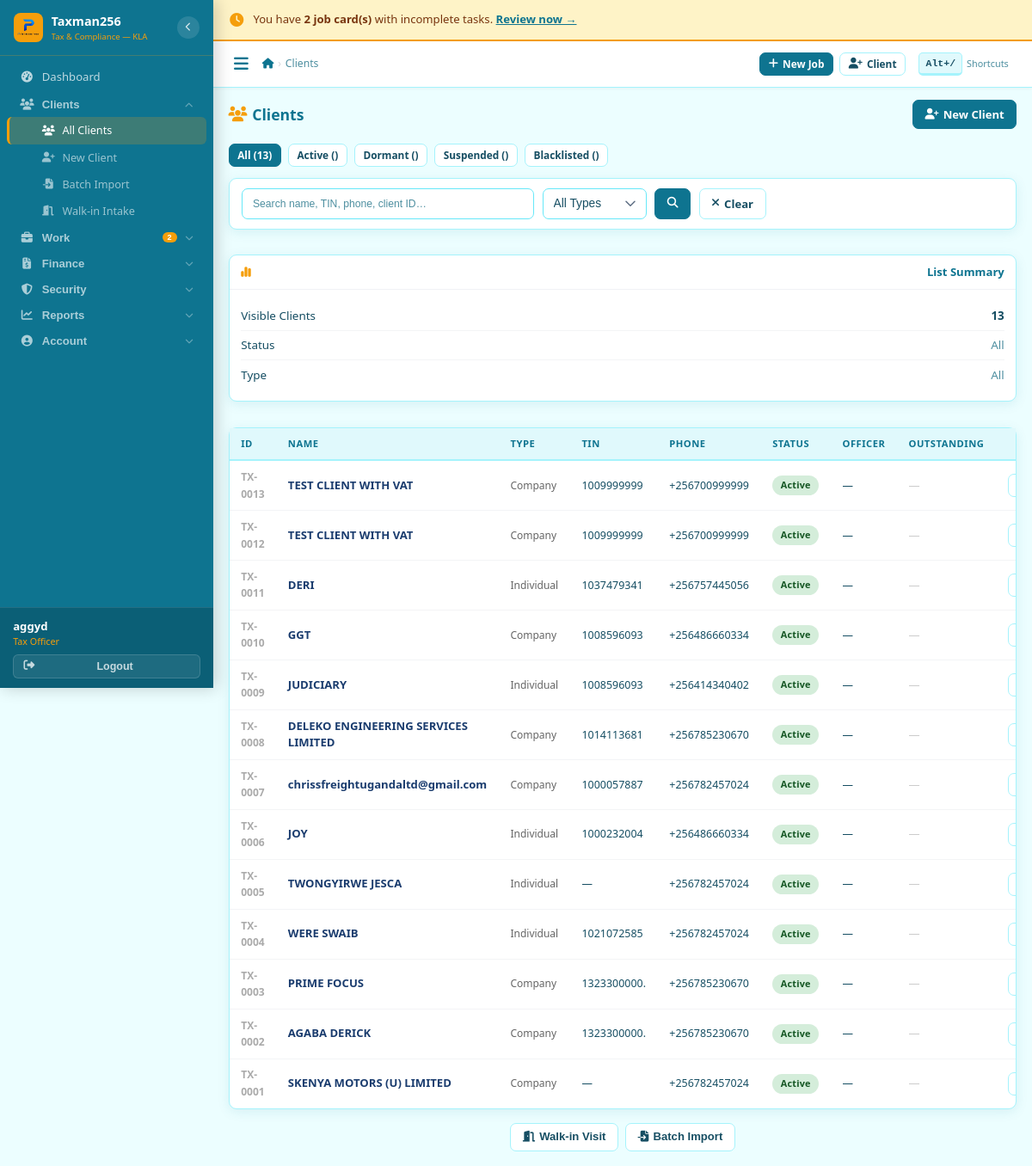
/clients/ (signed in), run on the app's committed database.
### core/models.py (models this page shows, shortened)
class User(AbstractUser):
    ROLE_CHOICES = [
        ('receptionist', 'Receptionist'),
        ('tax_officer',  'Tax Officer'),
        ('senior_officer','Senior Officer'),
        ('manager',      'Manager'),
        ('admin',        'Admin'),
    ]
    THEME_CHOICES = [
        ('ocean',    'Ocean Teal'),
    ]
    role              = models.CharField(max_length=20, choices=ROLE_CHOICES, default='tax_officer')
    phone_whatsapp    = models.CharField(max_length=20, blank=True,
                                         help_text='WhatsApp number used for sending reminders (e.g. +256785230670)')
    email_notify      = models.EmailField(blank=True,
                                          help_text='Email used for sending communications (e.g. taxissues.go@gmail.com)')
    is_active_staff   = models.BooleanField(default=True)
    date_joined_firm  = models.DateField(null=True, blank=True)
    receive_debt_alerts = models.BooleanField(default=True,
                                               help_text='Receive Saturday/Monday debt reports')
    receive_task_reminders = models.BooleanField(default=True,
                                                  help_text='Receive reminders for incomplete tasks')
    ui_theme          = models.CharField(max_length=20, choices=THEME_CHOICES, default='ocean')

### clients/models.py (models this page shows, shortened)
class Client(models.Model):
    CLIENT_TYPE = [('individual','Individual'),('company','Company'),('ngo','NGO'),('partnership','Partnership')]
    STATUS = [('active','Active'),('dormant','Dormant'),('suspended','Suspended'),('blacklisted','Blacklisted')]
    client_id = models.CharField(max_length=20, unique=True, editable=False)
    client_type = models.CharField(max_length=20, choices=CLIENT_TYPE, default='individual')
    full_name = models.CharField(max_length=200)
    trading_name = models.CharField(max_length=200, blank=True)
    tin = models.CharField(max_length=50, blank=True, unique=False, verbose_name='TIN')
    phone_primary = models.CharField(max_length=20)
    phone_whatsapp = models.CharField(max_length=20, blank=True)
    email = models.EmailField(blank=True)
    physical_address = models.CharField(max_length=300, blank=True)
    district = models.CharField(max_length=100, default='Kampala')
    date_registered = models.DateField(auto_now_add=True)
    referred_by = models.ForeignKey('self', null=True, blank=True, on_delete=models.SET_NULL, related_name='referrals')
    assigned_officer = models.ForeignKey(User, on_delete=models.SET_NULL, null=True, related_name='assigned_clients')
    status = models.CharField(max_length=20, choices=STATUS, default='active')
    notes = models.TextField(blank=True)
    total_outstanding = models.DecimalField(max_digits=15, decimal_places=2, default=0)
    last_transaction_date = models.DateField(null=True, blank=True)
    created_by = models.ForeignKey(User, on_delete=models.SET_NULL, null=True, related_name='created_clients')
    created_at = models.DateTimeField(auto_now_add=True)
    updated_at = models.DateTimeField(auto_now=True)
    class Meta:
        ordering = ['-created_at']
    def get_display_name(self):
        return self.full_name

### clients/views.py (the view)
# urls.py: path('',            views.client_list,        name='list'),
@login_required
def client_list(request):
    clients = Client.objects.select_related('assigned_officer').all()
    q = request.GET.get('q','')
    status = request.GET.get('status','')
    ctype = request.GET.get('type','')
    if q:
        clients = clients.filter(
            Q(full_name__icontains=q)|
            Q(tin__icontains=q)|Q(phone_primary__icontains=q)|Q(client_id__icontains=q)
        )
    if status:
        clients = clients.filter(status=status)
    if ctype:
        clients = clients.filter(client_type=ctype)
    if request.headers.get("HX-Request"):
        return render(request, 'clients/partials/client_rows.html', {'clients': clients})
    total_outstanding = clients.aggregate(s=Sum('total_outstanding'))['s'] or 0
    return render(request, 'clients/client_list.html', {
        'clients': clients, 'q': q, 'status': status, 'ctype': ctype,
        'status_choices': Client.STATUS, 'type_choices': Client.CLIENT_TYPE,
        'total_outstanding': total_outstanding,
        'counts': {s: Client.objects.filter(status=s).count() for s,_ in Client.STATUS},
    })

### templates/clients/client_list.html (shortened to what this page needs)
{% extends 'base.html' %}
{% block nav_clients %}active{% endblock %}
{% block breadcrumbs %}<li class="active">Clients</li>{% endblock %}
{% block content %}
<div class="page-header">
  <h4 class="page-title"><i class="fas fa-users"></i>Clients</h4>
  <a href="{% url 'clients:create' %}" class="btn btn-primary"><i class="fas fa-user-plus"></i>New Client</a>
</div>
<div class="d-flex gap-2 flex-wrap" style="margin-bottom:.8rem">
  <a href="{% url 'clients:list' %}" class="btn btn-sm {% if not status %}btn-primary{% else %}btn-outline{% endif %}">All ({{ clients.count }})</a>
  {% for val,label in status_choices %}
  <a href="?status={{ val }}" class="btn btn-sm {% if status == val %}btn-primary{% else %}btn-outline{% endif %}">{{ label }} ({{ counts|dictsort:val }})</a>
  {% endfor %}
</div>
<div class="layout-main-sidebar" style="margin-bottom:.9rem">
  <div class="card-box card-compact">
    <div class="card-body" style="padding:.7rem .9rem">
      <form method="get" style="display:flex;gap:.6rem;flex-wrap:wrap">
        <input type="text" name="q" value="{{ q }}" class="form-control"
          style="max-width:340px" placeholder="Search name, TIN, phone, client ID…"
          hx-get="{% url 'clients:list' %}" hx-trigger="keyup changed delay:300ms"
          hx-target="#client-tbody" hx-include="[name=status]">
        <select name="type" class="form-select" style="width:auto" onchange="this.form.submit()">
          <option value="">All Types</option>
        </select>
        <button class="btn btn-primary"><i class="fas fa-search"></i></button>
        <a href="{% url 'clients:list' %}" class="btn btn-outline"><i class="fas fa-times"></i> Clear</a>
      </form>
    </div>
  </div>
  <div class="card-box card-compact">
    <div class="card-head"><i class="fas fa-chart-simple"></i>List Summary</div>
    <div class="card-body">
      <div class="stat-row"><span>Visible Clients</span><span class="fw-7">{{ clients|length }}</span></div>
      <div class="stat-row"><span>Status</span><span class="text-muted">{{ status|default:"All" }}</span></div>
      <div class="stat-row"><span>Type</span><span class="text-muted">{{ ctype|default:"All" }}</span></div>
    </div>
  </div>
</div>
<div class="card-box card-compact">
  <div class="tbl-wrap">
    <table class="tbl">
      <thead>
        <tr><th>ID</th><th>Name</th><th>Type</th><th>TIN</th><th>Phone</th><th>Status</th><th>Officer</th><th>Outstanding</th><th></th></tr>
      </thead>
      <tbody id="client-tbody">
        {% include 'clients/partials/client_rows.html' %}
      </tbody>
    </table>
  </div>
</div>
<div class="mt-3" style="display:flex;gap:.5rem;justify-content:center;flex-wrap:wrap">
  <button type="button" class="btn btn-outline" id="openWalkinBtn">
    <i class="fas fa-door-open"></i> Walk-in Visit
  </button>
  <button type="button" class="btn btn-outline" id="openBatchImportBtn">
    <i class="fas fa-file-import"></i> Batch Import
  </button>
</div>
{% endblock %}

### templates/base.html (shortened to what this page needs)
{% load static %}<!DOCTYPE html>
<html lang="en">
<head>
<link rel="stylesheet" href="https://cdnjs.cloudflare.com/ajax/libs/font-awesome/6.5.0/css/all.min.css">
<link rel="stylesheet" href="https://cdnjs.cloudflare.com/ajax/libs/select2/4.1.0-rc.0/css/select2.min.css">
<link rel="stylesheet" href="https://cdn.jsdelivr.net/npm/select2-bootstrap-5-theme@1.3.0/dist/select2-bootstrap-5-theme.min.css">
<link rel="stylesheet" href="https://cdnjs.cloudflare.com/ajax/libs/flatpickr/4.6.13/flatpickr.min.css">
<link rel="stylesheet" href="{% static 'css/app.css' %}?v=5">
</head>
<body data-theme="ocean">
{% if user.is_authenticated %}
<nav class="sidebar" id="sidebar">
  <div class="sb-brand">
    <div class="sb-icon"><img src="{% static 'icons/primeserver.png' %}" alt="Logo" style="width:100%;height:100%;object-fit:contain"></div>
    <div class="sb-brand-text">
      <div class="sb-brand-name">Taxman256</div>
      <div class="sb-brand-sub">Tax &amp; Compliance — KLA</div>
    </div>
    <button type="button" class="sb-toggle" id="sidebarToggle" title="Toggle sidebar">
      <i class="fas fa-chevron-left" id="sidebarToggleIcon"></i>
    </button>
  </div>
  <div class="sb-scroll">
    <a href="{% url 'dashboard:index' %}" class="sb-link {% block nav_dash %}{% endblock %}" title="Dashboard">
      <i class="fas fa-tachometer-alt"></i>
      <span class="sb-lbl">Dashboard</span>
    </a>
    <div class="sb-group" id="grp-clients">
      <button type="button" class="sb-group-hd" data-grp="grp-clients" data-href="{% url 'clients:list' %}" title="Clients">
        <i class="fas fa-users"></i>
        <span class="sb-lbl">Clients</span>
        <i class="fas fa-chevron-down sb-arrow"></i>
      </button>
      <div class="sb-sub" id="sub-clients">
        <a href="{% url 'clients:list' %}"   class="sb-link {% block nav_clients %}{% endblock %}" title="All Clients"><i class="fas fa-users"></i><span class="sb-lbl">All Clients</span></a>
        <a href="{% url 'clients:create' %}" class="sb-link {% block nav_cnew %}{% endblock %}"   title="New Client"><i class="fas fa-user-plus"></i><span class="sb-lbl">New Client</span></a>
        <a href="{% url 'clients:import' %}" class="sb-link {% block nav_import %}{% endblock %}" title="Batch Import"><i class="fas fa-file-import"></i><span class="sb-lbl">Batch Import</span></a>
        <a href="{% url 'clients:walkin' %}" class="sb-link" title="Walk-in Intake"><i class="fas fa-door-open"></i><span class="sb-lbl">Walk-in Intake</span></a>
      </div>
    </div>
    <div class="sb-group" id="grp-work">
      <button type="button" class="sb-group-hd" data-grp="grp-work" data-href="{% url 'services:list' %}" title="Work">
        <i class="fas fa-briefcase"></i>
        <span class="sb-lbl">Work</span>
        {% if pending_jobs_count %}<span class="sb-badge">{{ pending_jobs_count }}</span>{% endif %}
        <i class="fas fa-chevron-down sb-arrow"></i>
      </button>
    </div>
    <div class="sb-group" id="grp-finance">
      <button type="button" class="sb-group-hd" data-grp="grp-finance" data-href="{% url 'billing:list' %}" title="Finance">
        <i class="fas fa-file-invoice-dollar"></i>
        <span class="sb-lbl">Finance</span>
        <i class="fas fa-chevron-down sb-arrow"></i>
      </button>
    </div>
    <div class="sb-group" id="grp-security">
      <button type="button" class="sb-group-hd" data-grp="grp-security" data-href="{% url 'credentials:list' %}" title="Security">
        <i class="fas fa-shield-alt"></i>
        <span class="sb-lbl">Security</span>
        <i class="fas fa-chevron-down sb-arrow"></i>
      </button>
    </div>
    <div class="sb-group" id="grp-reports">
      <button type="button" class="sb-group-hd" data-grp="grp-reports" data-href="{% url 'documents:price_list' %}" title="Reports">
        <i class="fas fa-chart-line"></i>
        <span class="sb-lbl">Reports</span>
        <i class="fas fa-chevron-down sb-arrow"></i>
      </button>
    </div>
    <div class="sb-group" id="grp-account">
      <button type="button" class="sb-group-hd" data-grp="grp-account" data-href="{% url 'core:settings' %}" title="Account">
        <i class="fas fa-user-circle"></i>
        <span class="sb-lbl">Account</span>
        <i class="fas fa-chevron-down sb-arrow"></i>
      </button>
    </div>
  </div>
  <div class="sb-footer">
    <div class="sb-user-info">
      <div class="sb-uname">{{ user.get_full_name|default:user.username }}</div>
      <div class="sb-urole">{{ user.get_role_display }}{% if user.phone_whatsapp %} · {{ user.phone_whatsapp }}{% endif %}</div>
    </div>
    <form method="post" action="{% url 'logout' %}" style="margin:0">{% csrf_token %}
      <button type="submit" class="sb-logout-btn">
        <i class="fas fa-sign-out-alt"></i><span class="sb-lbl"> Logout</span>
      </button>
    </form>
  </div>
</nav>
<div class="main">
  {% if pending_task_count > 0 %}
  <div class="reminder-bar no-print">
    <i class="fas fa-clock"></i>
    <span>You have <strong>{{ pending_task_count }} job card(s)</strong> with incomplete tasks. <a href="{% url 'services:list' %}?status=in_progress" style="color:var(--blue);font-weight:700;text-decoration:underline;white-space:nowrap">Review now →</a></span>
  </div>
  {% endif %}
  <div class="topbar">
    <div class="topbar-l">
      <button class="hamburger" id="hamburger" aria-label="Menu"><i class="fas fa-bars"></i></button>
      <nav aria-label="breadcrumb"><ol class="bc">
        <li><a href="{% url 'dashboard:index' %}"><i class="fas fa-home"></i></a></li>
        {% block breadcrumbs %}{% endblock %}
      </ol></nav>
    </div>
    <div class="topbar-r">
      <a href="{% url 'services:create' %}" class="btn btn-primary btn-sm"><i class="fas fa-plus"></i> New Job</a>
      <a href="{% url 'clients:create' %}"  class="btn btn-outline btn-sm d-xs-none"><i class="fas fa-user-plus"></i> Client</a>
      <span class="kb-hint d-xs-none" onclick="window.txShowShortcuts&&window.txShowShortcuts()" title="Keyboard shortcuts">
        <kbd>Alt+/</kbd> Shortcuts
      </span>
    </div>
  </div>
  <div class="page-body">{% block content %}{% endblock %}</div>
</div>
{% else %}{% block auth_content %}{% endblock %}{% endif %}
</body>
</html>

### templates/clients/partials/client_rows.html
{% for c in clients %}
<tr>
  <td><span style="font-size:.75rem;color:#aaa;font-weight:700">{{ c.client_id }}</span></td>
  <td><a href="{% url 'clients:detail' c.pk %}" style="font-weight:700;color:#1A3C6E">{{ c.get_display_name }}</a></td>
  <td><span style="font-size:.75rem;color:#666">{{ c.get_client_type_display }}</span></td>
  <td><span style="font-size:.78rem">{{ c.tin|default:"—" }}</span></td>
  <td><span style="font-size:.78rem">{{ c.phone_primary }}</span></td>
  <td><span class="badge badge-{{ c.status }}">{{ c.get_status_display }}</span></td>
  <td><span style="font-size:.78rem">{{ c.assigned_officer.get_full_name|default:"—" }}</span></td>
  <td>{% if c.total_outstanding > 0 %}<span class="ugx ugx-red" style="font-size:.82rem">UGX {{ c.total_outstanding|floatformat:0|intcomma }}</span>{% else %}<span style="color:#ccc">—</span>{% endif %}</td>
  <td><a href="{% url 'clients:detail' c.pk %}" class="btn btn-outline btn-sm">View</a></td>
</tr>
{% empty %}
<tr><td colspan="9" style="text-align:center;padding:2rem;color:#aaa">No clients match your search</td></tr>
{% endfor %}

### data on the page
User: get_full_name "aggyd", role "Tax Officer"
Client: client_id "TX-0013", get_display_name "TEST CLIENT WITH VAT", client_type "Company", tin "1009999999", phone_primary "+256700999999", status "Active", assigned_officer.get_full_name "—"
Client: client_id "TX-0012", get_display_name "TEST CLIENT WITH VAT", client_type "Company", tin "1009999999", phone_primary "+256700999999", status "Active", assigned_officer.get_full_name "—"
Client: client_id "TX-0011", get_display_name "DERI", client_type "Individual", tin "1037479341", phone_primary "+256757445056", status "Active", assigned_officer.get_full_name "—"
Client: client_id "TX-0010", get_display_name "GGT", client_type "Company", tin "1008596093", phone_primary "+256486660334", status "Active", assigned_officer.get_full_name "—"
Client: client_id "TX-0009", get_display_name "JUDICIARY", client_type "Individual", tin "1008596093", phone_primary "+256414340402", status "Active", assigned_officer.get_full_name "—"
Client: client_id "TX-0008", get_display_name "DELEKO ENGINEERING SERVICES LIMITED", client_type "Company", tin "1014113681", phone_primary "+256785230670", status "Active", assigned_officer.get_full_name "—"
Client: client_id "TX-0007", get_display_name "chrissfreightugandaltd@gmail.com", client_type "Company", tin "1000057887", phone_primary "+256782457024", status "Active", assigned_officer.get_full_name "—"
Client: client_id "TX-0006", get_display_name "JOY", client_type "Individual", tin "1000232004", phone_primary "+256486660334", status "Active", assigned_officer.get_full_name "—"
Client: client_id "TX-0005", get_display_name "TWONGYIRWE JESCA", client_type "Individual", tin "—", phone_primary "+256782457024", status "Active", assigned_officer.get_full_name "—"
Client: client_id "TX-0004", get_display_name "WERE SWAIB", client_type "Individual", tin "1021072585", phone_primary "+256782457024", status "Active", assigned_officer.get_full_name "—"
Client: client_id "TX-0003", get_display_name "PRIME FOCUS", client_type "Company", tin "1323300000.", phone_primary "+256785230670", status "Active", assigned_officer.get_full_name "—"
Client: client_id "TX-0002", get_display_name "AGABA DERICK", client_type "Company", tin "1323300000.", phone_primary "+256785230670", status "Active", assigned_officer.get_full_name "—"
Client: client_id "TX-0001", get_display_name "SKENYA MOTORS (U) LIMITED", client_type "Company", tin "—", phone_primary "+256782457024", status "Active", assigned_officer.get_full_name "—"

### other printed values
{{ pending_jobs_count }} "2"
{{ pending_task_count }} "2"
{{ clients.count }} "13"
{{ label }} "Active" "Dormant" "Suspended" "Blacklisted"
{{ clients|length }} "13"
{{ status|default:"All" }} "All"
{{ ctype|default:"All" }} "All"
